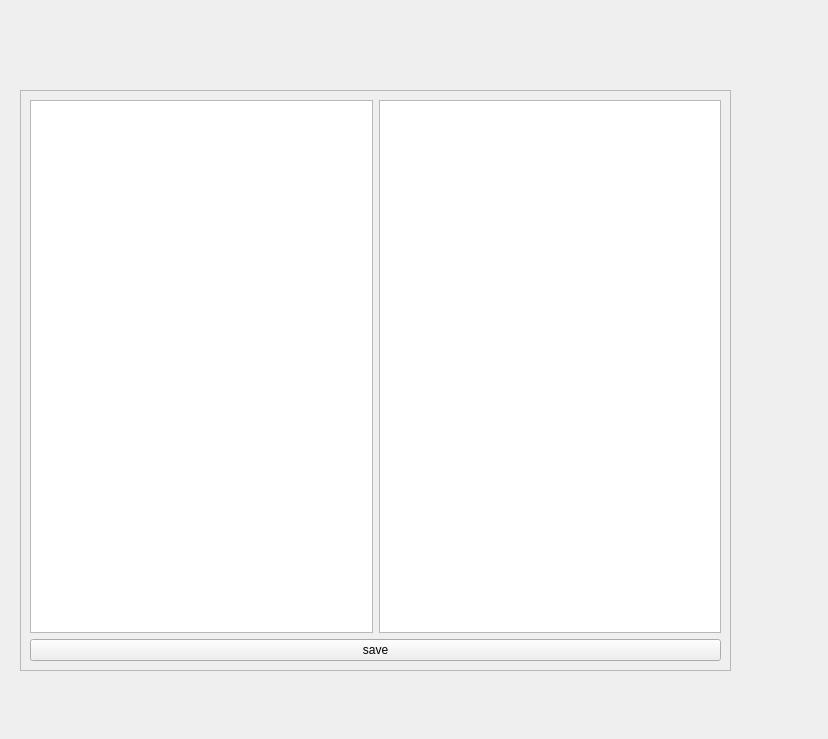
<?xml version="1.0" encoding="UTF-8"?>
<ui version="4.0">
 <class>Form1</class>
 <widget class="QWidget" name="Form1">
  <property name="geometry">
   <rect>
    <x>0</x>
    <y>0</y>
    <width>828</width>
    <height>739</height>
   </rect>
  </property>
  <property name="windowTitle">
   <string>Form</string>
  </property>
  <widget class="QFrame" name="frame">
   <property name="geometry">
    <rect>
     <x>20</x>
     <y>90</y>
     <width>711</width>
     <height>581</height>
    </rect>
   </property>
   <property name="frameShape">
    <enum>QFrame::StyledPanel</enum>
   </property>
   <property name="frameShadow">
    <enum>QFrame::Raised</enum>
   </property>
   <layout class="QGridLayout" name="gridLayout">
    <item row="0" column="0">
     <widget class="QListWidget" name="sourceList">
      <property name="dragEnabled">
       <bool>true</bool>
      </property>
      <property name="dragDropMode">
       <enum>QAbstractItemView::DragDrop</enum>
      </property>
     </widget>
    </item>
    <item row="0" column="1">
     <widget class="QListWidget" name="CurrentList">
      <property name="dragDropMode">
       <enum>QAbstractItemView::DragDrop</enum>
      </property>
     </widget>
    </item>
    <item row="1" column="0" colspan="2">
     <widget class="QPushButton" name="pushButton_2">
      <property name="text">
       <string>save</string>
      </property>
     </widget>
    </item>
   </layout>
  </widget>
 </widget>
 <resources/>
 <connections/>
</ui>
